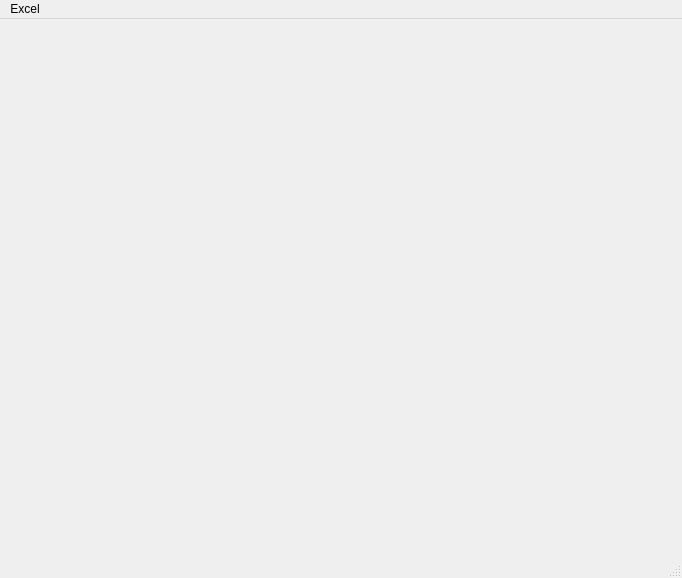
<?xml version="1.0" encoding="UTF-8"?>
<ui version="4.0">
 <class>MainWindow</class>
 <widget class="MyMainWindow" name="MainWindow">
  <property name="geometry">
   <rect>
    <x>0</x>
    <y>0</y>
    <width>682</width>
    <height>578</height>
   </rect>
  </property>
  <property name="maximumSize">
   <size>
    <width>16777215</width>
    <height>16777215</height>
   </size>
  </property>
  <property name="windowTitle">
   <string>Planning</string>
  </property>
  <property name="ShortCut" stdset="0">
   <string>MainWindow</string>
  </property>
  <widget class="QWidget" name="centralwidget">
   <layout class="QHBoxLayout" name="horizontalLayout_2">
    <property name="spacing">
     <number>0</number>
    </property>
    <property name="leftMargin">
     <number>0</number>
    </property>
    <property name="rightMargin">
     <number>0</number>
    </property>
   </layout>
  </widget>
  <widget class="QMenuBar" name="menubar">
   <property name="geometry">
    <rect>
     <x>0</x>
     <y>0</y>
     <width>682</width>
     <height>21</height>
    </rect>
   </property>
   <widget class="QMenu" name="menuExcel">
    <property name="title">
     <string>Excel</string>
    </property>
    <addaction name="action_open_importer"/>
    <addaction name="action_open_exporter"/>
   </widget>
   <addaction name="menuExcel"/>
  </widget>
  <widget class="QStatusBar" name="status_bar"/>
  <action name="action_save_view">
   <property name="text">
    <string>Sauver la vue</string>
   </property>
  </action>
  <action name="action_open_cut">
   <property name="text">
    <string>Open video cut</string>
   </property>
  </action>
  <action name="action_open_extraits">
   <property name="text">
    <string>Ouvrir extraits</string>
   </property>
  </action>
  <action name="action_small_cells">
   <property name="text">
    <string>Petites cellules</string>
   </property>
  </action>
  <action name="action_medium_cells">
   <property name="text">
    <string>Moyennes cellules</string>
   </property>
  </action>
  <action name="action_big_cells">
   <property name="text">
    <string>Grandes cellules</string>
   </property>
  </action>
  <action name="action_create_thumbnails">
   <property name="text">
    <string>Créer tous les thumbnails</string>
   </property>
  </action>
  <action name="action_add_new_videos">
   <property name="text">
    <string>Ajouter nouvelles videos</string>
   </property>
  </action>
  <action name="action_open_importer">
   <property name="text">
    <string>Importer un fichier de taches</string>
   </property>
  </action>
  <action name="action_open_exporter">
   <property name="text">
    <string>Exporter un fichier de taches</string>
   </property>
  </action>
 </widget>
 <customwidgets>
  <customwidget>
   <class>MyMainWindow</class>
   <extends>QMainWindow</extends>
   <header>main_window.h</header>
   <container>1</container>
  </customwidget>
 </customwidgets>
 <resources/>
 <connections/>
</ui>
